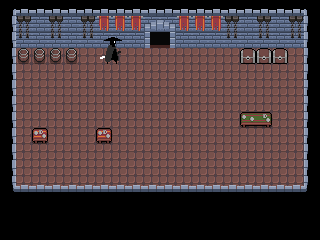

Tiled map render using the project's own tile images. Description and the whole map definition, tile-layer contents included, below:
An orthogonal 20x15 tile map with 16x16 px tiles, 3 tile layers (图块层 1, Black, details), 1 hidden layer not drawn, 5 tilesets.

<map version="1.10" tiledversion="1.10.2" orientation="orthogonal" renderorder="right-down" width="20" height="15" tilewidth="16" tileheight="16" infinite="0" nextlayerid="12" nextobjectid="42">
 <tileset firstgid="1" source="full tilemap.tsx" />
 <tileset firstgid="73" source="tl2.tsx" />
 <tileset firstgid="325" source="decorative.tsx" />
 <tileset firstgid="581" source="dungeon.tsx" />
 <tileset firstgid="3141" source="DarkSamurai (64x64).tsx" />
 <layer id="1" name="图块层 1" width="20" height="15">
  <data encoding="csv">
0,0,0,0,0,0,0,0,0,0,0,0,0,0,0,0,0,0,0,0,
0,43,43,43,43,43,43,43,43,43,43,43,43,43,43,43,43,43,43,0,
0,43,43,43,43,43,43,43,43,44,44,43,43,43,43,43,43,43,43,0,
0,12,12,12,12,12,12,12,12,12,12,12,12,12,12,12,12,12,12,0,
0,12,12,12,12,12,12,12,12,12,12,12,12,12,12,12,12,12,12,0,
0,12,12,12,12,12,12,12,12,12,12,12,12,12,12,12,12,12,12,0,
0,12,12,12,12,12,12,12,12,12,12,12,12,12,12,12,12,12,12,0,
0,12,12,12,12,12,12,12,12,12,12,12,12,12,12,12,12,12,12,0,
0,12,12,12,12,12,12,12,12,12,12,12,12,12,12,12,12,12,12,0,
0,12,12,12,12,12,12,12,12,12,12,12,12,12,12,12,12,12,12,0,
0,12,12,12,12,12,12,12,12,12,12,12,12,12,12,12,12,12,12,0,
0,12,12,12,12,12,12,12,12,12,12,12,12,12,12,12,12,12,12,0,
0,0,0,0,0,0,0,0,0,0,0,0,0,0,0,0,0,0,0,0,
0,0,0,0,0,0,0,0,0,0,0,0,0,0,0,0,0,0,0,0,
0,0,0,0,0,0,0,0,0,0,0,0,0,0,0,0,0,0,0,0
</data>
 </layer>
 <layer id="11" name="Black" width="20" height="15">
  <data encoding="csv">
0,0,0,0,0,0,0,0,0,0,0,0,0,0,0,0,0,0,0,0,
0,0,0,0,0,0,0,0,0,0,0,0,0,0,0,0,0,0,0,0,
0,0,0,0,0,0,0,0,0,1837,1837,0,0,0,0,0,0,0,0,0,
0,0,0,0,0,0,0,0,0,0,0,0,0,0,0,0,0,0,0,0,
0,0,0,0,0,0,0,0,0,0,0,0,0,0,0,0,0,0,0,0,
0,0,0,0,0,0,0,0,0,0,0,0,0,0,0,0,0,0,0,0,
0,0,0,0,0,0,0,0,0,0,0,0,0,0,0,0,0,0,0,0,
0,0,0,0,0,0,0,0,0,0,0,0,0,0,0,0,0,0,0,0,
0,0,0,0,0,0,0,0,0,0,0,0,0,0,0,0,0,0,0,0,
0,0,0,0,0,0,0,0,0,0,0,0,0,0,0,0,0,0,0,0,
0,0,0,0,0,0,0,0,0,0,0,0,0,0,0,0,0,0,0,0,
0,0,0,0,0,0,0,0,0,0,0,0,0,0,0,0,0,0,0,0,
0,0,0,0,0,0,0,0,0,0,0,0,0,0,0,0,0,0,0,0,
0,0,0,0,0,0,0,0,0,0,0,0,0,0,0,0,0,0,0,0,
0,0,0,0,0,0,0,0,0,0,0,0,0,0,0,0,0,0,0,0
</data>
 </layer>
 <layer id="4" name="details" width="20" height="15">
  <data encoding="csv">
41,57,57,57,57,57,57,57,57,57,57,57,57,57,57,57,57,57,57,40,
50,348,0,348,0,348,5,5,5,221,222,5,5,5,348,0,348,0,348,49,
50,364,0,364,0,364,3198,3199,0,249,250,0,0,0,364,0,364,0,364,49,
50,2,2,2,2,0,3254,3255,0,0,0,0,0,0,0,107,107,107,0,49,
50,0,0,0,0,0,3309,3310,3311,0,0,0,0,0,0,0,0,0,0,49,
50,0,0,0,0,0,0,0,0,0,0,0,0,0,0,0,0,0,0,49,
50,0,0,0,0,0,0,0,0,0,0,0,0,0,0,0,0,0,0,49,
50,0,0,0,0,0,0,0,0,0,0,0,0,0,0,10,11,0,0,49,
50,0,15,0,0,0,15,0,0,0,0,0,0,0,0,0,0,0,0,49,
50,0,0,0,0,0,0,0,0,0,0,0,0,0,0,0,0,0,0,49,
50,0,0,0,0,0,0,0,0,0,0,0,0,0,0,0,0,0,0,49,
59,57,57,57,57,57,57,57,57,57,57,57,57,57,57,57,57,57,57,58,
0,0,0,0,0,0,0,0,0,0,0,0,0,0,0,0,0,0,0,0,
0,0,0,0,0,0,0,0,0,0,0,0,0,0,0,0,0,0,0,0,
0,0,0,0,0,0,0,0,0,0,0,0,0,0,0,0,0,0,0,0
</data>
 </layer>
 <layer id="9" name="Collision" width="20" height="15" visible="0" opacity="0.5">
  <data encoding="csv">
751,751,751,751,751,751,751,751,751,751,751,751,751,751,751,751,751,751,751,751,
751,751,751,751,751,751,751,751,751,751,751,751,751,751,751,751,751,751,751,751,
751,751,751,751,751,751,751,751,751,0,0,751,751,751,751,751,751,751,751,751,
751,751,751,751,751,0,843,751,0,0,0,0,0,0,0,751,751,751,0,751,
751,0,0,0,0,0,0,0,0,0,0,0,0,0,0,0,0,0,0,751,
751,0,0,0,0,0,0,0,0,0,0,0,0,0,0,0,0,0,0,751,
751,0,0,0,0,0,0,0,0,0,0,0,0,0,0,0,0,0,0,751,
751,0,0,0,0,0,0,0,0,0,0,0,0,0,0,751,751,0,0,751,
751,0,751,0,0,0,751,0,0,0,0,0,0,0,0,0,0,0,0,751,
751,0,0,0,0,0,0,0,0,0,0,0,0,0,0,0,0,0,0,751,
751,0,0,0,0,0,0,0,0,0,0,0,0,0,0,0,0,0,0,751,
751,0,0,0,0,0,0,0,0,0,0,0,0,0,0,0,0,0,0,751,
751,751,751,751,751,751,751,751,751,751,751,751,751,751,751,751,751,751,751,751,
0,0,0,0,0,0,0,0,0,0,0,0,0,0,0,0,0,0,0,0,
0,0,0,0,0,0,0,0,0,0,0,0,0,0,0,0,0,0,0,0
</data>
 </layer>
</map>
